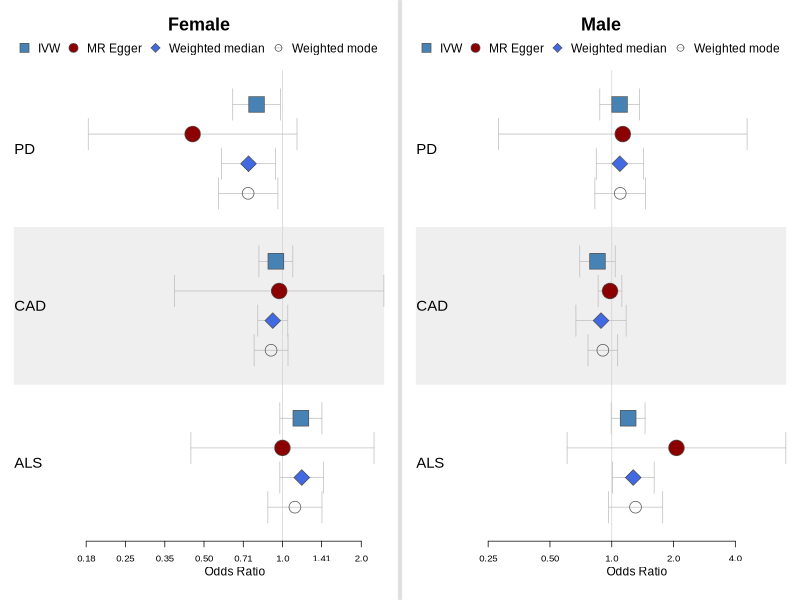

This chart was generated by the following R code:
arg=commandArgs(T); df.file=arg[1]; plot.file=arg[2]; out.col=arg[3]; est.col=arg[4]; se.col=arg[5]

library(dplyr)
library(forestplot)
df=read.table(df.file, header=TRUE, sep='\t', dec='.')

df <- df %>% rename(labeltext = out.col)
mean =est.col
se=se.col


df$beta <- df$mean 
df$mean =exp(df$mean)


df$lower <- exp(df$beta - 1.96 * df$se)
df$upper <- exp(df$beta +1.96 * df$se)



df$`OR (95% CI)` <- ifelse(is.na(df$se), "",
                           sprintf("%.2f (%.2f to %.2f)",
                                   df$mean, df$lower, df$upper))
font ="sans"

png(plot.file, width = 800, height = 600)
fp_female<- df |>
  filter(Sex == "female") |>
  group_by(Method) |>
  forestplot(
    fn.ci_norm = c(fpDrawNormalCI, fpDrawCircleCI,fpDrawDiamondCI,fpDrawPointCI),
    title="Female",
    boxsize = .1,
    vertices=TRUE,
    
    xlog = TRUE,xlab = "Odds Ratio")
fp_male<- df |>
  filter(Sex == "male") |>
  group_by(Method) |>
  forestplot(
    fn.ci_norm = c(fpDrawNormalCI, fpDrawCircleCI,fpDrawDiamondCI,fpDrawPointCI),
    title="Male",
    boxsize = .1,
    vertices=TRUE,
    
    xlog = TRUE,xlab = "Odds Ratio")
library(grid)
grid.newpage()
borderWidth <- unit(4, "pt")
width <- unit(convertX(unit(1, "npc") - borderWidth, unitTo = "npc", valueOnly = TRUE)/2, "npc")
pushViewport(viewport(layout = grid.layout(nrow = 1, 
                                           ncol = 3, 
                                           widths = unit.c(width,
                                                           borderWidth,
                                                           width))
)
)
pushViewport(viewport(layout.pos.row = 1,
                      layout.pos.col = 1))
fp_female |> 
  fp_set_style(box = c("steelblue","darkred","royalblue","darkblue")|> lapply(function(x) gpar(fill = x, col = "#555555")),
               default = gpar(vertices = TRUE),txt_gp = fpTxtGp(label = list(gpar(fontfamily = font,cex=1.25),
                                                                             gpar(fontfamily = "",
                                                                                  col = "#660000")),
                                                                ticks = gpar(fontfamily = "", cex = 0.8),
                                                                xlab  = gpar(fontfamily = font, cex = 1)) )|> 
  
  
  fp_set_zebra_style("#EFEFEF")
upViewport()
pushViewport(viewport(layout.pos.row = 1,
                      layout.pos.col = 2))
grid.rect(gp = gpar(fill = "#dddddd", col = "#eeeeee"))
upViewport()
pushViewport(viewport(layout.pos.row = 1,
                      layout.pos.col = 3))
fp_male |> 
  fp_set_style(box = c("steelblue","darkred","royalblue","darkblue")|> lapply(function(x) gpar(fill = x, col = "#555555")),
               default = gpar(vertices = TRUE),txt_gp = fpTxtGp(label = list(gpar(fontfamily = font,cex=1.25),
                                                                             gpar(fontfamily = "",
                                                                                  col = "#660000")),
                                                                ticks = gpar(fontfamily = "", cex = 0.8),
                                                                xlab  = gpar(fontfamily = font, cex = 1)) )|> 
  
  
  fp_set_zebra_style("#EFEFEF")
upViewport(2)
dev.off()
